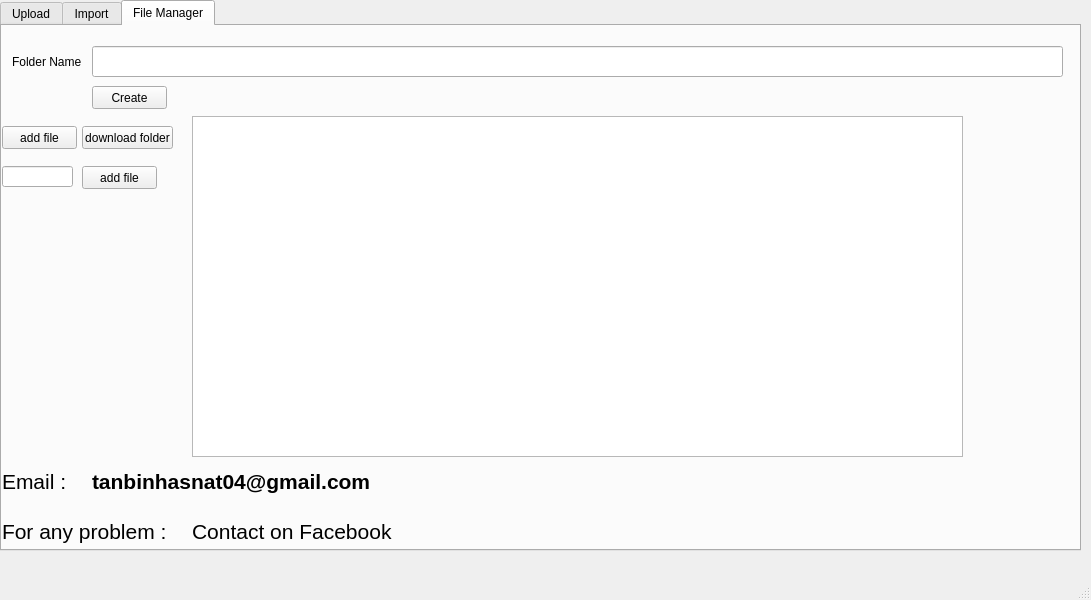
<?xml version="1.0" encoding="UTF-8"?>
<ui version="4.0">
 <class>MainWindow</class>
 <widget class="QMainWindow" name="MainWindow">
  <property name="geometry">
   <rect>
    <x>0</x>
    <y>0</y>
    <width>1091</width>
    <height>600</height>
   </rect>
  </property>
  <property name="windowTitle">
   <string>RSEPS ESTIMATE SHARE 2022</string>
  </property>
  <widget class="QWidget" name="centralwidget">
   <widget class="QTabWidget" name="tabWidget">
    <property name="geometry">
     <rect>
      <x>0</x>
      <y>0</y>
      <width>1081</width>
      <height>551</height>
     </rect>
    </property>
    <property name="currentIndex">
     <number>2</number>
    </property>
    <widget class="QWidget" name="tab">
     <attribute name="title">
      <string>Upload</string>
     </attribute>
     <widget class="QLabel" name="label">
      <property name="geometry">
       <rect>
        <x>40</x>
        <y>100</y>
        <width>161</width>
        <height>51</height>
       </rect>
      </property>
      <property name="font">
       <font>
        <family>Dutch801 XBd BT</family>
        <pointsize>16</pointsize>
       </font>
      </property>
      <property name="text">
       <string>Scheme Code</string>
      </property>
     </widget>
     <widget class="QLineEdit" name="scheme_code">
      <property name="geometry">
       <rect>
        <x>230</x>
        <y>100</y>
        <width>231</width>
        <height>51</height>
       </rect>
      </property>
     </widget>
     <widget class="QPushButton" name="upload_btn">
      <property name="geometry">
       <rect>
        <x>480</x>
        <y>100</y>
        <width>191</width>
        <height>51</height>
       </rect>
      </property>
      <property name="text">
       <string>Upload</string>
      </property>
     </widget>
     <widget class="QLabel" name="serial_status">
      <property name="geometry">
       <rect>
        <x>130</x>
        <y>160</y>
        <width>491</width>
        <height>31</height>
       </rect>
      </property>
      <property name="font">
       <font>
        <family>Times New Roman</family>
        <pointsize>20</pointsize>
        <weight>75</weight>
        <bold>true</bold>
       </font>
      </property>
      <property name="frameShadow">
       <enum>QFrame::Plain</enum>
      </property>
      <property name="lineWidth">
       <number>1</number>
      </property>
      <property name="text">
       <string/>
      </property>
      <property name="alignment">
       <set>Qt::AlignCenter</set>
      </property>
     </widget>
     <widget class="QLineEdit" name="upload_upazila">
      <property name="geometry">
       <rect>
        <x>330</x>
        <y>30</y>
        <width>231</width>
        <height>51</height>
       </rect>
      </property>
     </widget>
     <widget class="QLabel" name="label_3">
      <property name="geometry">
       <rect>
        <x>40</x>
        <y>30</y>
        <width>291</width>
        <height>51</height>
       </rect>
      </property>
      <property name="font">
       <font>
        <family>Dutch801 XBd BT</family>
        <pointsize>16</pointsize>
       </font>
      </property>
      <property name="text">
       <string>Upazila Name in Upper Case</string>
      </property>
     </widget>
     <widget class="QListWidget" name="chat_panel">
      <property name="geometry">
       <rect>
        <x>10</x>
        <y>270</y>
        <width>971</width>
        <height>251</height>
       </rect>
      </property>
     </widget>
     <widget class="QPlainTextEdit" name="msg_input">
      <property name="geometry">
       <rect>
        <x>80</x>
        <y>160</y>
        <width>831</width>
        <height>101</height>
       </rect>
      </property>
     </widget>
     <widget class="QPushButton" name="msg_btn">
      <property name="geometry">
       <rect>
        <x>910</x>
        <y>200</y>
        <width>71</width>
        <height>31</height>
       </rect>
      </property>
      <property name="text">
       <string>send</string>
      </property>
     </widget>
     <widget class="QLabel" name="label_10">
      <property name="geometry">
       <rect>
        <x>0</x>
        <y>200</y>
        <width>81</width>
        <height>31</height>
       </rect>
      </property>
      <property name="text">
       <string>Add a Messege</string>
      </property>
     </widget>
    </widget>
    <widget class="QWidget" name="tab_2">
     <attribute name="title">
      <string>Import</string>
     </attribute>
     <widget class="QLabel" name="label_2">
      <property name="geometry">
       <rect>
        <x>40</x>
        <y>100</y>
        <width>101</width>
        <height>41</height>
       </rect>
      </property>
      <property name="font">
       <font>
        <family>Segoe Print</family>
        <pointsize>16</pointsize>
        <weight>75</weight>
        <bold>true</bold>
       </font>
      </property>
      <property name="text">
       <string>Serial No</string>
      </property>
      <property name="textFormat">
       <enum>Qt::PlainText</enum>
      </property>
      <property name="wordWrap">
       <bool>false</bool>
      </property>
     </widget>
     <widget class="QLineEdit" name="serial_no">
      <property name="geometry">
       <rect>
        <x>350</x>
        <y>100</y>
        <width>161</width>
        <height>31</height>
       </rect>
      </property>
      <property name="font">
       <font>
        <pointsize>16</pointsize>
       </font>
      </property>
     </widget>
     <widget class="QPushButton" name="show_name">
      <property name="geometry">
       <rect>
        <x>530</x>
        <y>100</y>
        <width>101</width>
        <height>31</height>
       </rect>
      </property>
      <property name="text">
       <string>Show Name</string>
      </property>
     </widget>
     <widget class="QPushButton" name="import_btn">
      <property name="geometry">
       <rect>
        <x>920</x>
        <y>470</y>
        <width>151</width>
        <height>51</height>
       </rect>
      </property>
      <property name="font">
       <font>
        <family>Tahoma</family>
        <pointsize>14</pointsize>
        <weight>75</weight>
        <bold>true</bold>
       </font>
      </property>
      <property name="text">
       <string>Import</string>
      </property>
     </widget>
     <widget class="QLabel" name="label_4">
      <property name="geometry">
       <rect>
        <x>30</x>
        <y>40</y>
        <width>321</width>
        <height>51</height>
       </rect>
      </property>
      <property name="font">
       <font>
        <family>Segoe Print</family>
        <pointsize>16</pointsize>
        <weight>75</weight>
        <bold>true</bold>
       </font>
      </property>
      <property name="text">
       <string>Upazila Name in Upper Case</string>
      </property>
      <property name="textFormat">
       <enum>Qt::PlainText</enum>
      </property>
      <property name="wordWrap">
       <bool>false</bool>
      </property>
     </widget>
     <widget class="QLineEdit" name="import_upazila">
      <property name="geometry">
       <rect>
        <x>350</x>
        <y>50</y>
        <width>161</width>
        <height>31</height>
       </rect>
      </property>
      <property name="font">
       <font>
        <pointsize>16</pointsize>
       </font>
      </property>
     </widget>
     <widget class="QLabel" name="label_5">
      <property name="geometry">
       <rect>
        <x>0</x>
        <y>140</y>
        <width>1061</width>
        <height>31</height>
       </rect>
      </property>
      <property name="font">
       <font>
        <family>Times New Roman</family>
        <pointsize>8</pointsize>
       </font>
      </property>
      <property name="text">
       <string/>
      </property>
     </widget>
     <widget class="QListWidget" name="my_list">
      <property name="geometry">
       <rect>
        <x>10</x>
        <y>180</y>
        <width>911</width>
        <height>341</height>
       </rect>
      </property>
     </widget>
     <widget class="QLabel" name="label_11">
      <property name="geometry">
       <rect>
        <x>30</x>
        <y>10</y>
        <width>41</width>
        <height>21</height>
       </rect>
      </property>
      <property name="text">
       <string>version</string>
      </property>
     </widget>
     <widget class="QComboBox" name="version">
      <property name="geometry">
       <rect>
        <x>70</x>
        <y>10</y>
        <width>71</width>
        <height>22</height>
       </rect>
      </property>
     </widget>
     <zorder>label_2</zorder>
     <zorder>serial_no</zorder>
     <zorder>show_name</zorder>
     <zorder>import_btn</zorder>
     <zorder>label_4</zorder>
     <zorder>import_upazila</zorder>
     <zorder>label_5</zorder>
     <zorder>my_list</zorder>
     <zorder>version</zorder>
     <zorder>label_11</zorder>
    </widget>
    <widget class="QWidget" name="tab_3">
     <attribute name="title">
      <string>File Manager</string>
     </attribute>
     <widget class="QLabel" name="label_6">
      <property name="geometry">
       <rect>
        <x>0</x>
        <y>440</y>
        <width>81</width>
        <height>31</height>
       </rect>
      </property>
      <property name="font">
       <font>
        <pointsize>16</pointsize>
       </font>
      </property>
      <property name="text">
       <string>Email : </string>
      </property>
      <property name="alignment">
       <set>Qt::AlignLeading|Qt::AlignLeft|Qt::AlignVCenter</set>
      </property>
     </widget>
     <widget class="QLabel" name="label_7">
      <property name="geometry">
       <rect>
        <x>0</x>
        <y>490</y>
        <width>171</width>
        <height>31</height>
       </rect>
      </property>
      <property name="font">
       <font>
        <pointsize>16</pointsize>
       </font>
      </property>
      <property name="text">
       <string>For any problem : </string>
      </property>
      <property name="alignment">
       <set>Qt::AlignLeading|Qt::AlignLeft|Qt::AlignVCenter</set>
      </property>
     </widget>
     <widget class="QLabel" name="label_8">
      <property name="geometry">
       <rect>
        <x>90</x>
        <y>440</y>
        <width>291</width>
        <height>31</height>
       </rect>
      </property>
      <property name="font">
       <font>
        <pointsize>16</pointsize>
        <weight>75</weight>
        <bold>true</bold>
       </font>
      </property>
      <property name="text">
       <string>tanbinhasnat04@gmail.com</string>
      </property>
      <property name="alignment">
       <set>Qt::AlignLeading|Qt::AlignLeft|Qt::AlignVCenter</set>
      </property>
     </widget>
     <widget class="QLabel" name="label_9">
      <property name="geometry">
       <rect>
        <x>190</x>
        <y>490</y>
        <width>211</width>
        <height>31</height>
       </rect>
      </property>
      <property name="font">
       <font>
        <pointsize>16</pointsize>
       </font>
      </property>
      <property name="text">
       <string>Contact on Facebook</string>
      </property>
      <property name="alignment">
       <set>Qt::AlignLeading|Qt::AlignLeft|Qt::AlignVCenter</set>
      </property>
     </widget>
     <widget class="QListWidget" name="folder_names">
      <property name="geometry">
       <rect>
        <x>190</x>
        <y>90</y>
        <width>771</width>
        <height>341</height>
       </rect>
      </property>
     </widget>
     <widget class="QLineEdit" name="new_folder_name">
      <property name="geometry">
       <rect>
        <x>90</x>
        <y>20</y>
        <width>971</width>
        <height>31</height>
       </rect>
      </property>
     </widget>
     <widget class="QLabel" name="label_12">
      <property name="geometry">
       <rect>
        <x>10</x>
        <y>20</y>
        <width>71</width>
        <height>31</height>
       </rect>
      </property>
      <property name="text">
       <string>Folder Name</string>
      </property>
     </widget>
     <widget class="QPushButton" name="new_folder_btn">
      <property name="geometry">
       <rect>
        <x>90</x>
        <y>60</y>
        <width>75</width>
        <height>23</height>
       </rect>
      </property>
      <property name="text">
       <string>Create</string>
      </property>
     </widget>
     <widget class="QPushButton" name="add_file">
      <property name="geometry">
       <rect>
        <x>0</x>
        <y>100</y>
        <width>75</width>
        <height>23</height>
       </rect>
      </property>
      <property name="text">
       <string>add file</string>
      </property>
     </widget>
     <widget class="QPushButton" name="folder_download">
      <property name="geometry">
       <rect>
        <x>80</x>
        <y>100</y>
        <width>91</width>
        <height>23</height>
       </rect>
      </property>
      <property name="text">
       <string>download folder</string>
      </property>
     </widget>
     <widget class="QPushButton" name="delete_folder">
      <property name="geometry">
       <rect>
        <x>80</x>
        <y>140</y>
        <width>75</width>
        <height>23</height>
       </rect>
      </property>
      <property name="text">
       <string>add file</string>
      </property>
     </widget>
     <widget class="QLineEdit" name="admin_key">
      <property name="geometry">
       <rect>
        <x>0</x>
        <y>140</y>
        <width>71</width>
        <height>21</height>
       </rect>
      </property>
     </widget>
    </widget>
   </widget>
  </widget>
  <widget class="QMenuBar" name="menubar">
   <property name="geometry">
    <rect>
     <x>0</x>
     <y>0</y>
     <width>1091</width>
     <height>21</height>
    </rect>
   </property>
  </widget>
  <widget class="QStatusBar" name="statusbar"/>
 </widget>
 <resources/>
 <connections/>
</ui>
